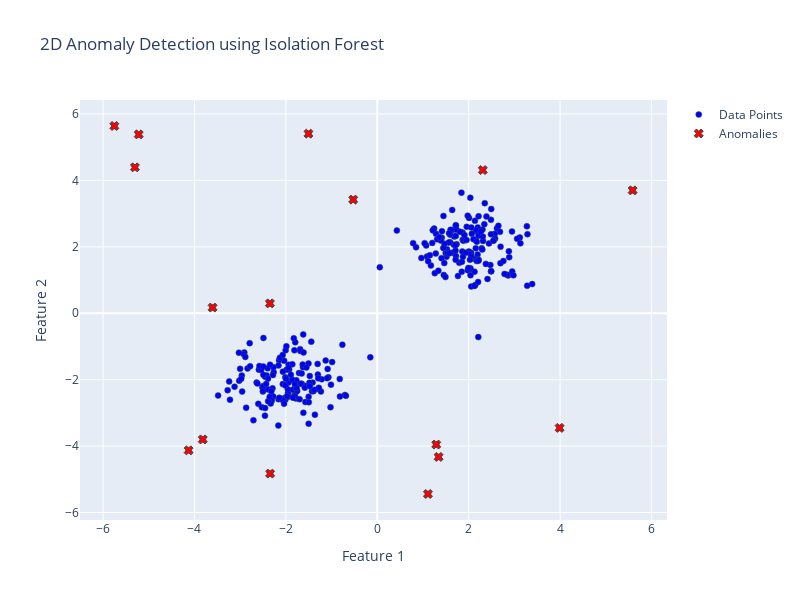

The notebook cell this image was saved under:
### Code cell
import numpy as np
from sklearn.ensemble import IsolationForest
from sklearn.datasets import make_blobs
import plotly.graph_objects as go

def generate_2d_data(n_samples=300, n_anomalies=20, random_state=42):
    """Generate 2D synthetic data with normal points and anomalies."""
    np.random.seed(random_state)
    # Generate normal points centered around two clusters
    normal_data, _ = make_blobs(n_samples=n_samples, centers=[(2, 2), (-2, -2)], cluster_std=0.6, random_state=random_state)
    # Generate anomalies randomly distributed in the space
    anomalies = np.random.uniform(low=-6, high=6, size=(n_anomalies, 2))
    # Combine normal data and anomalies
    X = np.vstack([normal_data, anomalies])
    return X

def detect_anomalies_isolation_forest(X, contamination=0.05):
    """Detect anomalies using the Isolation Forest method."""
    # Fit the Isolation Forest model
    iso_forest = IsolationForest(contamination=contamination, random_state=42)
    labels = iso_forest.fit_predict(X)
    
    # Anomalies are labeled as -1 by Isolation Forest
    anomaly_indices = np.where(labels == -1)[0]
    return anomaly_indices, labels

def plot_results(X, anomaly_indices, title="2D Anomaly Detection using Isolation Forest"):
    """Plot the data points and detected anomalies using Plotly."""
    # Normal points (label != -1)
    normal_points = go.Scatter(
        x=X[:, 0],
        y=X[:, 1],
        mode='markers',
        marker=dict(
            color=['blue' if i not in anomaly_indices else 'red' for i in range(len(X))],
            size=6,
            line=dict(width=0.5, color='DarkSlateGrey')
        ),
        name='Data Points'
    )

    # Anomalies (highlighted in red)
    anomalies = go.Scatter(
        x=X[anomaly_indices, 0],
        y=X[anomaly_indices, 1],
        mode='markers',
        marker=dict(
            color='red',
            symbol='x',
            size=8,
            line=dict(width=1, color='DarkSlateGrey')
        ),
        name='Anomalies'
    )

    # Layout settings
    layout = go.Layout(
        title=title,
        xaxis=dict(title='Feature 1'),
        yaxis=dict(title='Feature 2'),
        width=800,
        height=600,
        showlegend=True
    )

    # Create the figure
    fig = go.Figure(data=[normal_points, anomalies], layout=layout)
    fig.show()

def main():
    # Generate synthetic 2D data
    X = generate_2d_data(n_samples=300, n_anomalies=20)

    # Detect anomalies using Isolation Forest
    anomaly_indices, _ = detect_anomalies_isolation_forest(X, contamination=0.05)
    print(f"Number of detected anomalies: {len(anomaly_indices)}")

    # Plot the results using Plotly
    plot_results(X, anomaly_indices)

if __name__ == "__main__":
    main()

### Figure 1 — Plotly figure (JSON) as saved in the notebook; plotly's stock layout.template omitted (floating-point values rounded to 4 significant figures; data arrays with more than 128 entries replaced by an {"elided": "..."} marker saying what was removed)
{"data": [{"marker": {"color": {"elided": "320 str values"}, "line": {"color": "DarkSlateGrey", "width": 0.5}, "size": 6}, "mode": "markers", "name": "Data Points", "type": "scatter", "x": {"elided": "320 float values"}, "y": {"elided": "320 float values"}}, {"marker": {"color": "red", "line": {"color": "DarkSlateGrey", "width": 1}, "size": 8, "symbol": "x"}, "mode": "markers", "name": "Anomalies", "type": "scatter", "x": [2.309, -1.506, -4.128, -5.303, -5.753, 3.989, -3.818, -2.349, 1.342, -0.5272, -3.604, 1.109, 1.291, -5.219, 5.588, -2.345], "y": [4.312, 5.409, -4.128, 4.394, 5.639, -3.452, -3.799, 0.2971, -4.326, 3.422, 0.1708, -5.443, -3.954, 5.387, 3.701, -4.828]}], "layout": {"height": 600, "showlegend": true, "title": {"text": "2D Anomaly Detection using Isolation Forest"}, "width": 800, "xaxis": {"title": {"text": "Feature 1"}}, "yaxis": {"title": {"text": "Feature 2"}}}}
